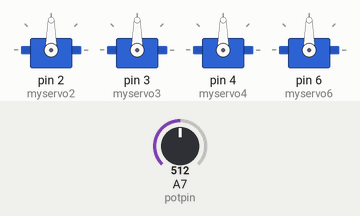
Simulated run of this sketch. Board: Arduino Nano, built with avr-gcc and run on an emulated ATmega328P. On the bench: 4 × servo. The inputs (shaded band) are chosen by the test bench; at power-on: A7 (potpin) = 512.

Above: at 1.2 s.
1.3 s: A7 (potpin) set to 716
At 2.5 s:
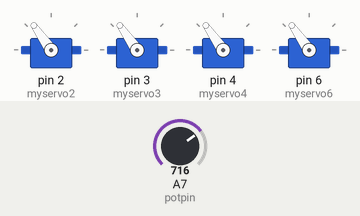
2.8 s: A7 (potpin) set to 900
At 3.8 s:
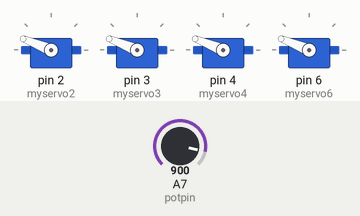
4.3 s: A7 (potpin) set to 1023
At 4.9 s:
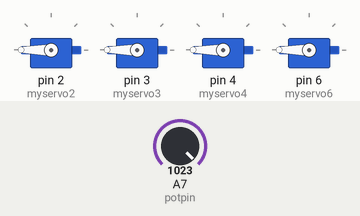
5.8 s: A7 (potpin) set to 306
At 7.0 s:
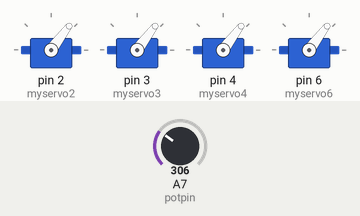
7.3 s: A7 (potpin) set to 122
At 8.3 s:
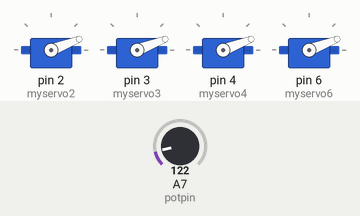
Timing chart, 0 to 9.8 s (numbered marks = the images above; inputs shaded):
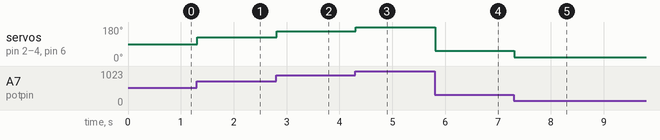

The sketch:

Robotic_Arm.ino
```cpp
/*
 Controlling a servo position using a potentiometer (variable resistor)
 by Michal Rinott <http://people.interaction-ivrea.it/m.rinott>

 modified on 8 Nov 2013
 by Scott Fitzgerald
 http://www.arduino.cc/en/Tutorial/Knob
*/

#include <Servo.h>

Servo myservo2;
Servo myservo3;
Servo myservo4;
Servo myservo6;// create servo object to control a servo

int potpin = A7;  // analog pin used to connect the potentiometer
int val;    // variable to read the value from the analog pin

void setup() {
  myservo2.attach(2);
  myservo3.attach(3);
  myservo4.attach(4);
  myservo6 .attach(6);// attaches the servo on pin 9 to the servo object
}

void loop() {
  val = analogRead(potpin);            // reads the value of the potentiometer (value between 0 and 1023)
  val = map(val, 0, 1023, 0, 180);     // scale it for use with the servo (value between 0 and 180)
  myservo2.write(val);
  myservo3.write(val);
  myservo4.write(val);
  myservo6.write(val);// sets the servo position according to the scaled value
  delay(15);                           // waits for the servo to get there
}
```

Measured:
- after the input at 1.3 s, servo on pin 2 (myservo2), servo on pin 3 (myservo3), servo on pin 4 (myservo4), servo on pin 6 (myservo6): 90° → 125° at once
- after the input at 2.8 s, servo on pin 2 (myservo2), servo on pin 3 (myservo3), servo on pin 4 (myservo4), servo on pin 6 (myservo6): 125° → 158° at once
- after the input at 4.3 s, servo on pin 2 (myservo2), servo on pin 3 (myservo3), servo on pin 4 (myservo4), servo on pin 6 (myservo6): 158° → 180° at once
- after the input at 5.8 s, servo on pin 2 (myservo2), servo on pin 3 (myservo3), servo on pin 4 (myservo4), servo on pin 6 (myservo6): 180° → 53° at once
- after the input at 7.3 s, servo on pin 2 (myservo2), servo on pin 3 (myservo3), servo on pin 4 (myservo4), servo on pin 6 (myservo6): 53° → 21° at once
